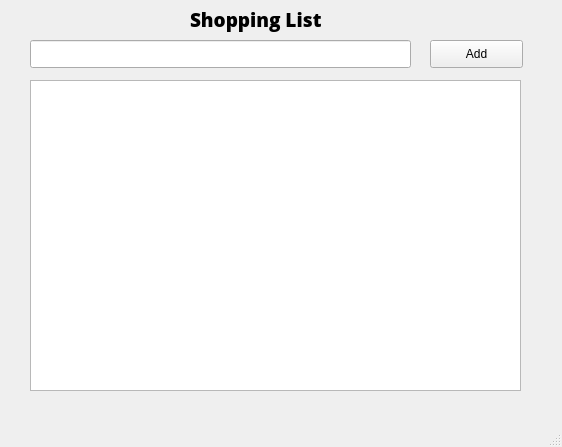
<?xml version="1.0" encoding="UTF-8"?>
<ui version="4.0">
 <class>ShoppingList</class>
 <widget class="QMainWindow" name="ShoppingList">
  <property name="geometry">
   <rect>
    <x>0</x>
    <y>0</y>
    <width>562</width>
    <height>447</height>
   </rect>
  </property>
  <property name="windowTitle">
   <string>Shopping List</string>
  </property>
  <widget class="QWidget" name="centralwidget">
   <widget class="QPushButton" name="add_btn">
    <property name="geometry">
     <rect>
      <x>430</x>
      <y>40</y>
      <width>93</width>
      <height>28</height>
     </rect>
    </property>
    <property name="text">
     <string>Add</string>
    </property>
   </widget>
   <widget class="QLineEdit" name="input">
    <property name="geometry">
     <rect>
      <x>30</x>
      <y>40</y>
      <width>381</width>
      <height>28</height>
     </rect>
    </property>
   </widget>
   <widget class="QListWidget" name="output">
    <property name="geometry">
     <rect>
      <x>30</x>
      <y>80</y>
      <width>491</width>
      <height>311</height>
     </rect>
    </property>
   </widget>
   <widget class="QLabel" name="label">
    <property name="geometry">
     <rect>
      <x>190</x>
      <y>4</y>
      <width>201</width>
      <height>31</height>
     </rect>
    </property>
    <property name="font">
     <font>
      <family>Open Sans ExtraBold</family>
      <pointsize>14</pointsize>
      <weight>75</weight>
      <bold>true</bold>
     </font>
    </property>
    <property name="text">
     <string>Shopping List</string>
    </property>
   </widget>
  </widget>
  <widget class="QMenuBar" name="menubar">
   <property name="geometry">
    <rect>
     <x>0</x>
     <y>0</y>
     <width>562</width>
     <height>26</height>
    </rect>
   </property>
  </widget>
  <widget class="QStatusBar" name="statusbar"/>
 </widget>
 <resources/>
 <connections/>
</ui>
